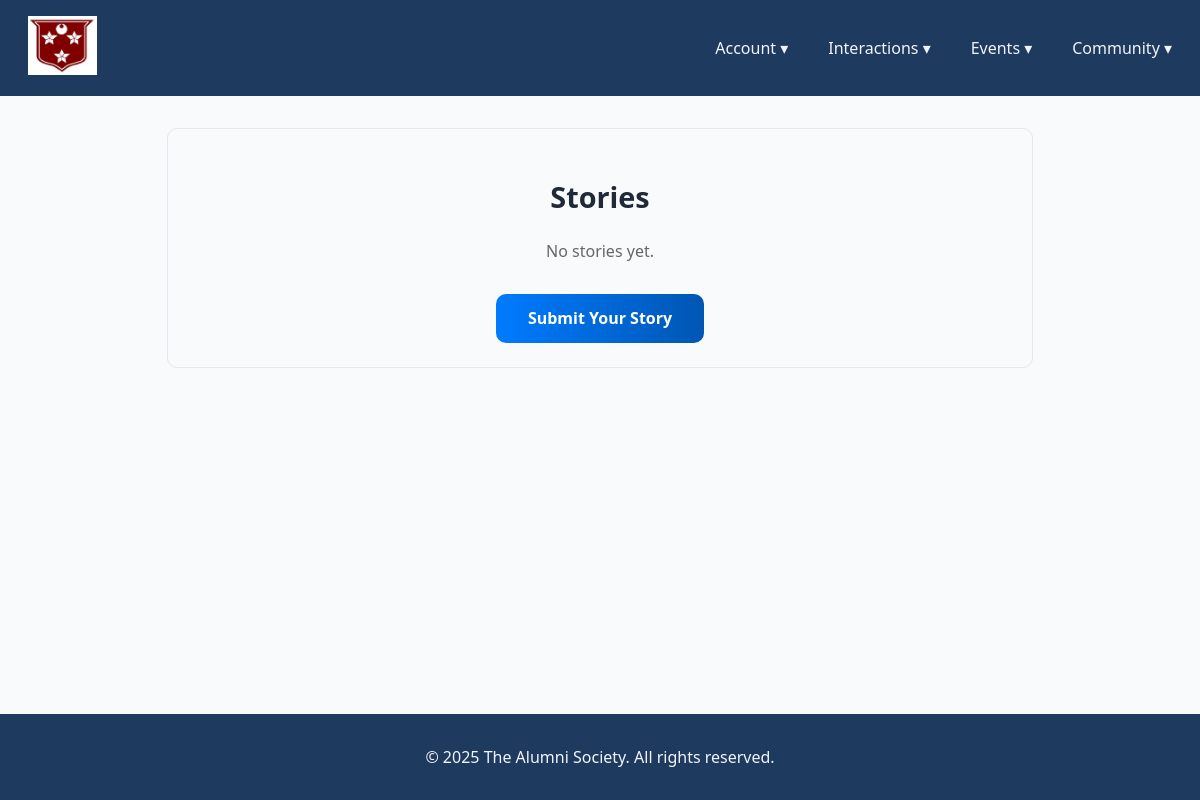
The app's page /community/stories/ (signed in), older data.
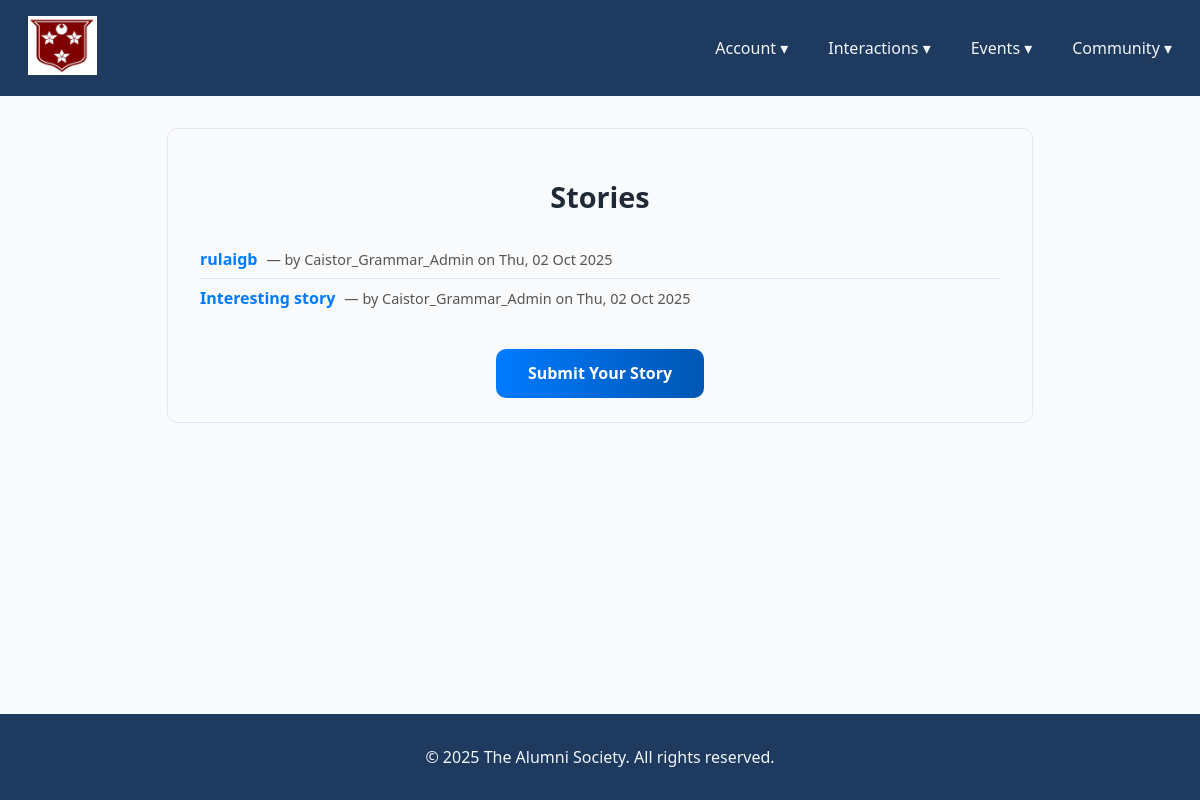
The same page, newer data.
### community/models.py (models this page shows, shortened)
class Story(models.Model):
    school = models.ForeignKey(
        School,
        on_delete=models.CASCADE,
        related_name="story",
        default=1
    )
    author = models.ForeignKey(settings.AUTH_USER_MODEL, on_delete=models.CASCADE)
    title = models.CharField(max_length=200)
    content = models.TextField()
    created_at = models.DateTimeField(auto_now_add=True)
    approved = models.BooleanField(default=False)  # Admin moderation

### Accounts/models.py (models this page shows, shortened)
class User(AbstractUser):
    school = models.ForeignKey(School, on_delete=models.CASCADE, related_name="users", null=True, blank=True)
    graduation_year = models.PositiveIntegerField(null=True, blank=True)
    occupation = models.CharField(max_length=100, blank=True)
    bio = models.TextField(blank=True)
    linkedin_url = models.URLField(blank=True)
    profile_picture = models.ImageField(upload_to='profile_pics/', blank=True, null=True)
    is_staff_account = models.BooleanField(default=False)
    is_superuser_account = models.BooleanField(default=False)
    is_student_account = models.BooleanField(default=False)

### community/views.py (the view)
# urls.py: path("stories/", views.story_list, name="story_list"),
def story_list(request):
    stories = Story.objects.filter(school=request.user.school, approved=True).order_by("-created_at")
    return render(request, "community/story_list.html", {"stories": stories})

### Website/community/templates/community/story_list.html
{% extends "Main/base.html" %}
{% block content %}
<div class="stories_page">
  <h2 class="stories_title">Stories</h2>
  {% if stories %}
    <ul class="stories_list">
      {% for story in stories %}
        <li class="story_item">
          <a href="{% url 'community:story_detail' story.pk %}" class="story_link">
            {{ story.title }}
          </a>
          <span class="story_meta">— by {{ story.author.username }} on {{ story.created_at|date:"D, d M Y" }}</span>
        </li>
      {% endfor %}
    </ul>
  {% else %}
    <p class="no_stories">No stories yet.</p>
  {% endif %}
  <div class="stories_cta">
    <a href="{% url 'community:submit_story' %}" class="btn-primary">Submit Your Story</a>
  </div>
</div>
{% endblock %}

Row changes from the older to the newer data that the page shows:
added Story: title "rulaigb", author.username "Caistor_Grammar_Admin", created_at "Thu, 02 Oct 2025"
added Story: title "Interesting story", author.username "Caistor_Grammar_Admin", created_at "Thu, 02 Oct 2025"
Text that changed along with them:
text no longer shown: "No stories yet."
